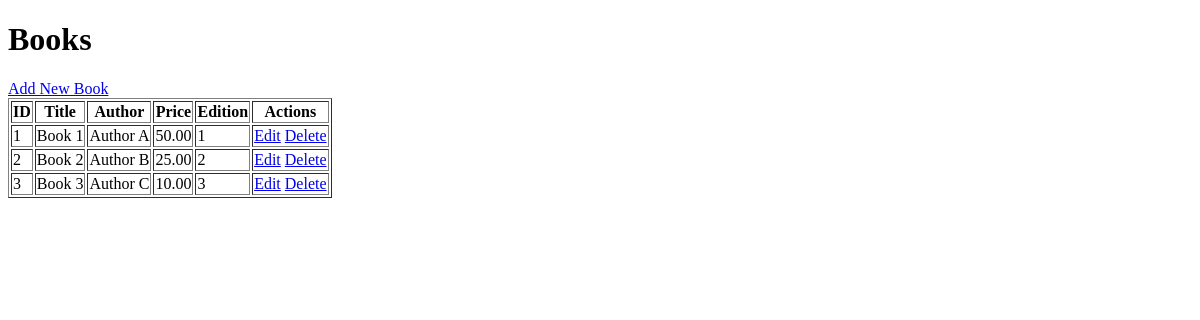
/books/lab9_part2/listbooks/, run on an earlier commit of the app's database.
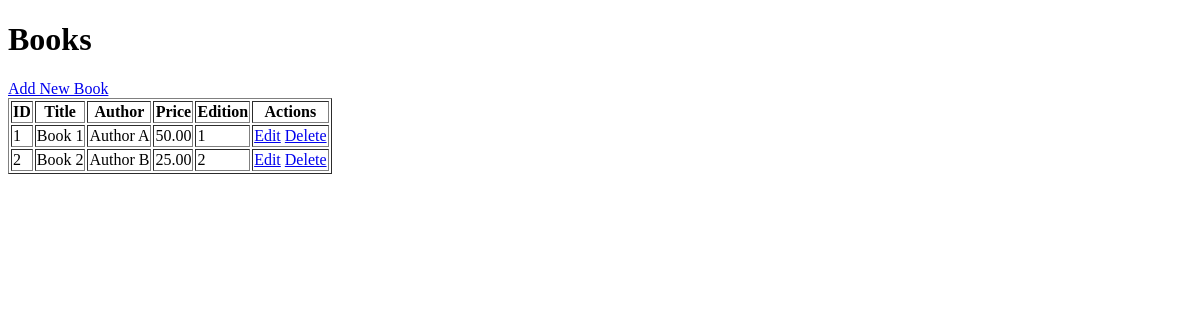
And on a later commit of the database.
### apps/bookmodule/models.py (models this page shows, shortened)
class Book(models.Model):
    title = models.CharField(max_length=200)
    author = models.CharField(max_length=200, null=True, blank=True)
    price = models.DecimalField(max_digits=10, decimal_places=2)
    edition = models.IntegerField()

### apps/bookmodule/views.py (the view)
# urls.py: path('lab9_part2/listbooks/', views.list_books_with_forms, name='list_books_with_forms'),
def list_books_with_forms(request):
    books = Book.objects.all()
    return render(request, 'bookmodule/listbooks_with_forms.html', {'books': books})

### apps/templates/bookmodule/listbooks_with_forms.html (shortened to what this page needs)
<!DOCTYPE html>
<html lang="en">
<head>
</head>
<body>
    <h1>Books</h1>
    <a href="{% url 'add_book_with_form' %}">Add New Book</a>
    <table border="1">
        <thead>
            <tr>
                <th>ID</th>
                <th>Title</th>
                <th>Author</th>
                <th>Price</th>
                <th>Edition</th>
                <th>Actions</th>
            </tr>
        </thead>
        <tbody>
            {% for book in books %}
            <tr>
                <td>{{ book.id }}</td>
                <td>{{ book.title }}</td>
                <td>{{ book.author }}</td>
                <td>{{ book.price }}</td>
                <td>{{ book.edition }}</td>
                <td>
                    <a href="{% url 'edit_book_with_form' book.id %}">Edit</a>
                    <a href="{% url 'delete_book_with_form' book.id %}">Delete</a>
                </td>
            </tr>
            {% endfor %}
        </tbody>
    </table>
</body>
</html>

What changed in the data, as far as the page shows it:
removed Book: id "3", title "Book 3", author "Author C", price "10.00", edition "3"
